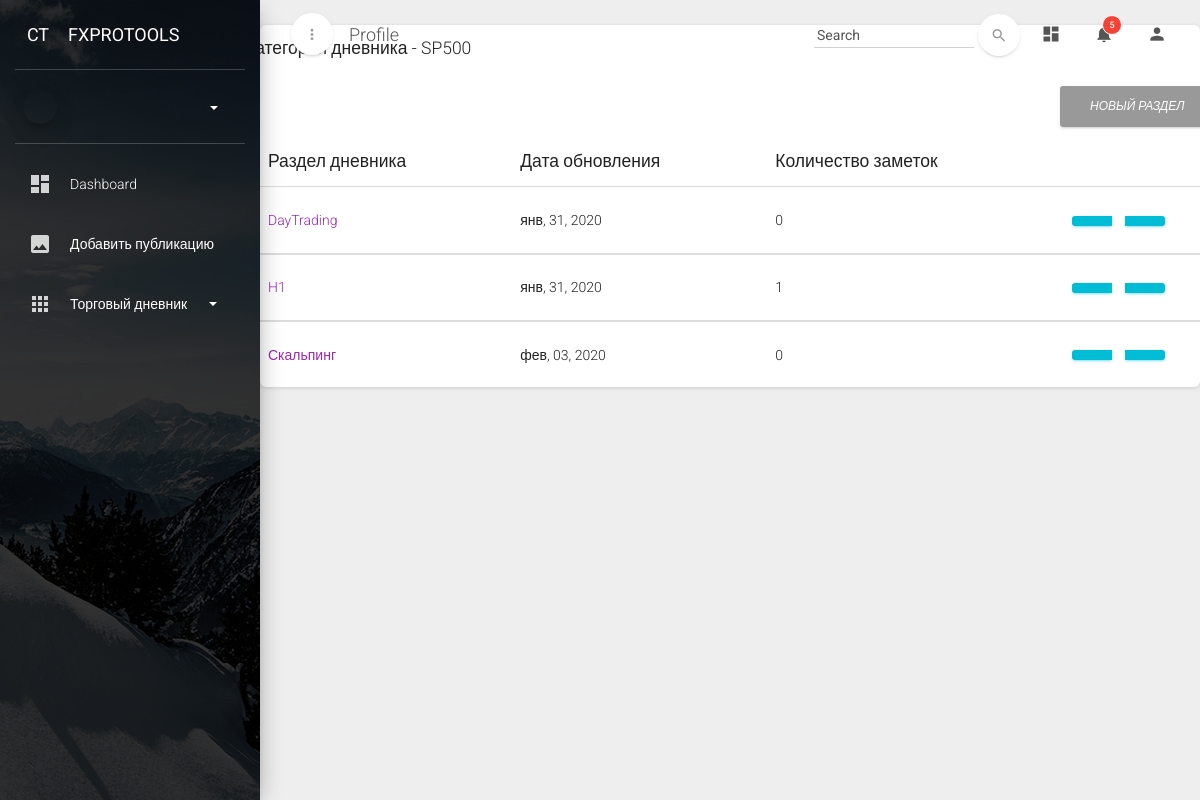
The page /diary/1/ on the database its author committed.
### diary/models.py (models this page shows, shortened)
class DiaryCategory(models.Model):
    name = models.CharField(default='Новый дневник', max_length=150, db_index=True, verbose_name='Название дневника')
    author = models.ForeignKey(User, default=None, on_delete=models.CASCADE, verbose_name='Автор дневника')
    cat_img = models.ImageField(default='diary_img/diary.jpeg', upload_to='diary_img',
                                verbose_name='Изображение категории')
    update_date = models.DateTimeField(auto_now=True, verbose_name='Дата обновления')
    class Meta:
        verbose_name = 'Дневник'
        verbose_name_plural = 'Дневники'
    def get_absolute_url(self):
        return reverse('diary_cat_detail', kwargs={'cat_pk': self.pk})

class DiarySubCategory(models.Model):
    parent = models.ForeignKey(DiaryCategory, blank=True, on_delete=models.CASCADE,
                               verbose_name='Дневник')
    name = models.CharField(max_length=100, verbose_name='Название категории')
    update_date = models.DateTimeField(auto_now=True, verbose_name='')
    class Meta:
        verbose_name = 'Категория дневника'
        verbose_name_plural = 'Категории дневника'
    def get_absolute_url(self):
        return reverse('diary_subcat_detail', kwargs={'cat_pk': self.parent.pk, 'sub_pk': self.pk})

### diary/views.py (the view)
# urls.py: path('<int:cat_pk>/', DiaryCategoryDetailView.as_view(), name='diary_cat_detail'),
class DiaryCategoryDetailView(DetailView):
    model = DiaryCategory
    template_name = 'diary/diarycategory_detail.html'
    pk_url_kwarg = 'cat_pk'
    def get_context_data(self, **kwargs):
        context = super().get_context_data(**kwargs)
        context['subcategories'] = DiarySubCategory.objects.filter(parent=self.object)
        return context

### context_processors/profile_menu.py (called while the page is built)
def menu(request):
    diarycat = DiaryCategory.objects.all()
    return {'categories': diarycat}

### templates/diary/diarycategory_detail.html (shortened to what this page needs)
{% extends 'base_profile.html' %}
{% load static %}
{% load crispy_forms_tags %}
{% block content %}
    <div class="edit-table">
        <div class="row">
            <div class="col-lg-12 col-sm-12">
                <div class="card m-b-30">
                    <div class="card-body">
                        <div class="row">
                            <div class="col-8">
                                <h5 class="header-title">Категории дневника - {{ object.name }}</h5>
                            </div>
                            <div class="col-4 text-right"><a
                                    href="{% url 'diary_subcat_create' cat_pk=object.id %}"
                                    type="button"
                                    rel="tooltip" class="btn btn-default">
                                <i class="mdi mdi-library-plus">Новый раздел</i>
                            </a>
                            </div>
                        </div>
                        <div class="">
                            <table class="table" id="my-table">
                                <thead>
                                <tr>
                                    <th>Раздел дневника</th>
                                    <th>Дата обновления</th>
                                    <th>Количество заметок</th>
                                    <th></th>
                                </tr>
                                </thead>
                                {% for subcategory in subcategories %}
                                    <tbody>
                                    <tr>
                                        <td><a href="{{ subcategory.get_absolute_url }}">{{ subcategory.name }}</a></td>
                                        <td>{{ subcategory.update_date|date:'b, d, Y' }}</td>
                                        <td>{{ subcategory.diarynote_set.count }}</td>
                                        <td style="white-space: nowrap; width: 15%;">
                                            <div class="tabledit-toolbar btn-toolbar" style="text-align: left;">
                                                <div class="btn-group btn-group-sm" style="float: none;">
                                                    <a href="{% url 'diary_subcat_update' cat_pk=subcategory.parent.id sub_pk=subcategory.id %}"
                                                       type="button"
                                                       class="tabledit-edit-button btn btn-sm btn-info"
                                                       style="float: none; margin: 5px;"></a>
                                                    <a href="{% url 'diary_subcat_delete' cat_pk=subcategory.parent.id sub_pk=subcategory.id %}"
                                                       type="button"
                                                       class="tabledit-delete-button btn btn-sm btn-info"
                                                       style="float: none; margin: 5px;"></a>
                                                </div>
                                            </div>
                                        </td>
                                    </tr>
                                    </tbody>
                                {% endfor %}
                            </table>
                        </div>
                    </div>
                </div>
            </div>
        </div>
    </div>
{% endblock %}

### rows shown on the page
DiaryCategory: name "SP500"
DiarySubCategory: name "DayTrading", update_date "янв, 31, 2020", diarynote_set.count "0"
DiarySubCategory: name "H1", update_date "янв, 31, 2020", diarynote_set.count "1"
DiarySubCategory: name "Скальпинг", update_date "фев, 03, 2020", diarynote_set.count "0"
